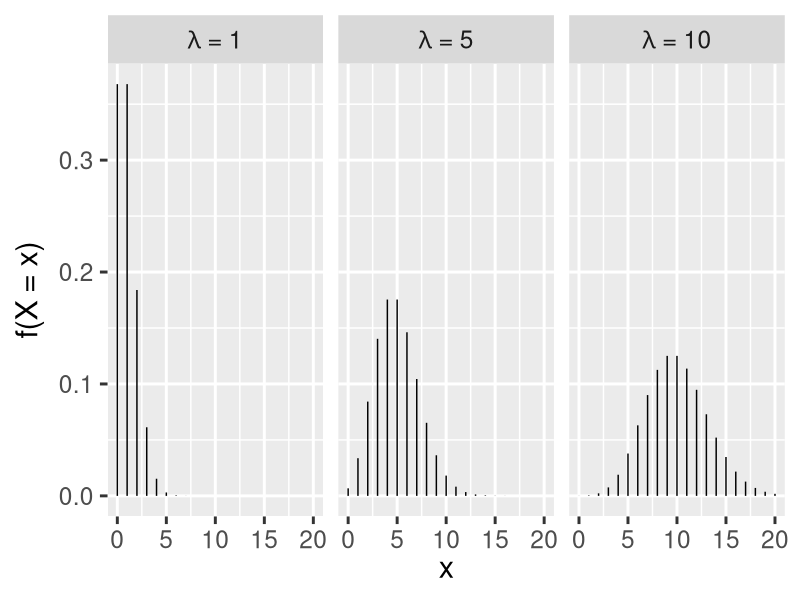
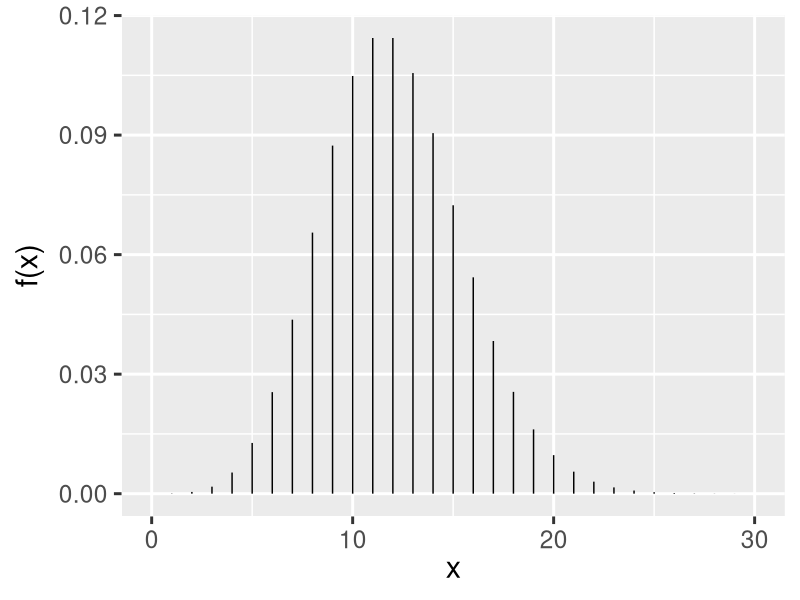

These figures' R source, in order:
## ---- chunk 1
library(tidyverse)
theme_set(theme_gray(base_size = 22))

x <- rep(seq(0, 20), 3)
lambda <- c(rep(1, 21), rep (5, 21), rep(10, 21))


y <- dpois(x, lambda)

data <- data.frame(x = x,
                   y = y,
                   lambda = lambda)

data$lambda <- 
  factor(data$lambda,
         levels = c("1", "5", "10"),
         labels =
           c(expression(paste(lambda, " = 1")),
             expression(paste(lambda, " = 5")),
             expression(paste(lambda, " = 10"))))

data %>% 
  ggplot() +
  aes(x = x, y = y) +
  geom_segment(data = data, 
               aes(x = x, y = 0, 
                   xend = x, yend = y)) +
  facet_wrap(data$lambda, 
             labeller = label_parsed) +
  labs(x = expression(paste("x")),
       y = expression(paste("f(X = x)")))

## ---- chunk 2
((12^7)/factorial(7))*exp(-12)
## ---- chunk 3
dpois(x = 7, lambda = 12)
## ---- chunk 4

x <- seq(0,30)
y <- dpois(x, 12)

data <- data.frame(x = x,
                   y = y)

data %>% 
  ggplot() +
  aes(x = x, y = y) +
  geom_segment(data = data, 
               aes(x = x, y = 0, 
                   xend = x, yend = y)) +
  labs(x = expression(paste("x")),
       y = expression(paste("f(x)")))

## ---- chunk 5
dpois(x = 0, lambda = 12) + 
  dpois(x = 1, lambda = 12) +
  dpois(x = 2, lambda = 12)



## ---- chunk 6
ppois(q = 2, lambda = 12)
